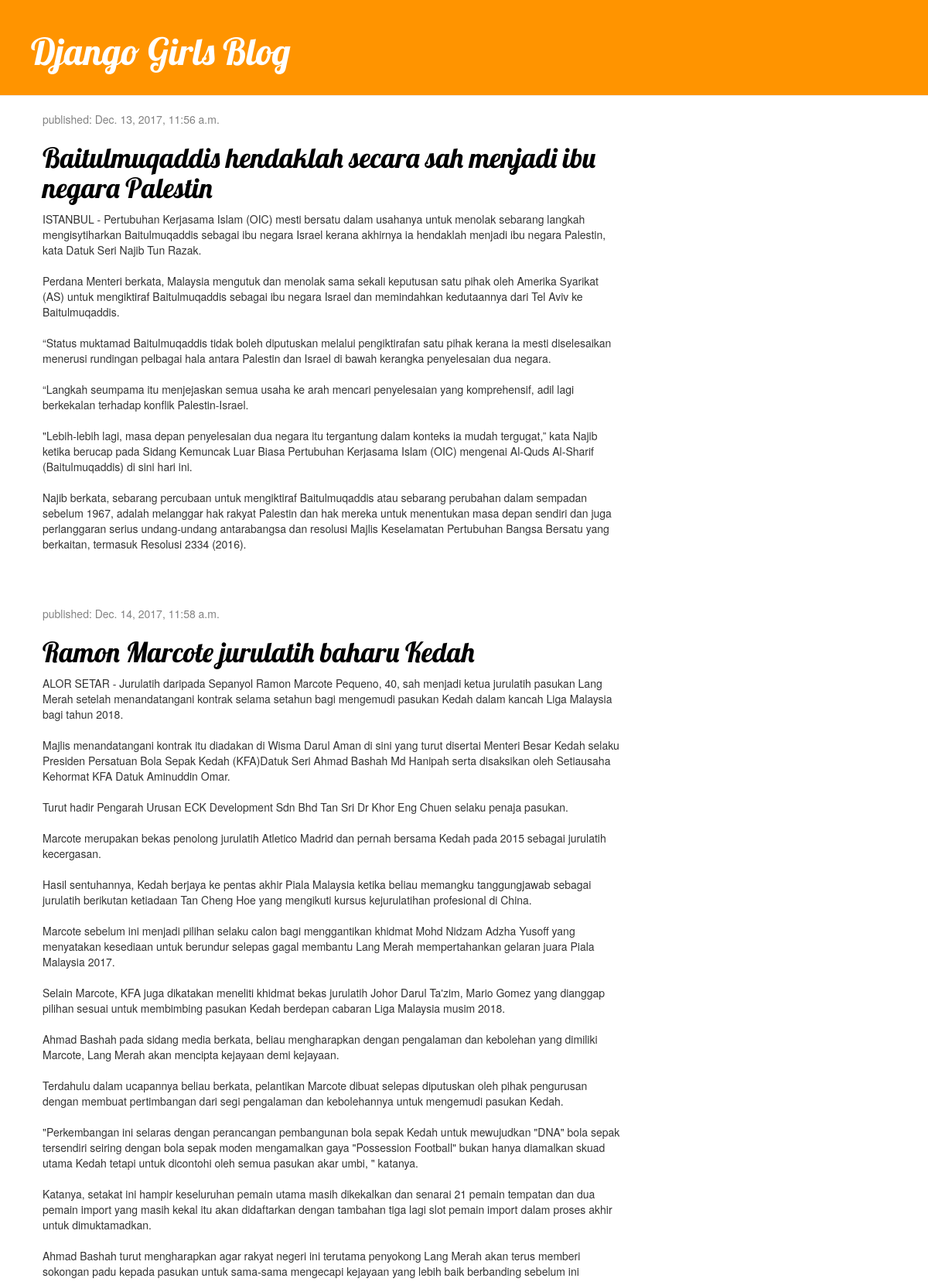
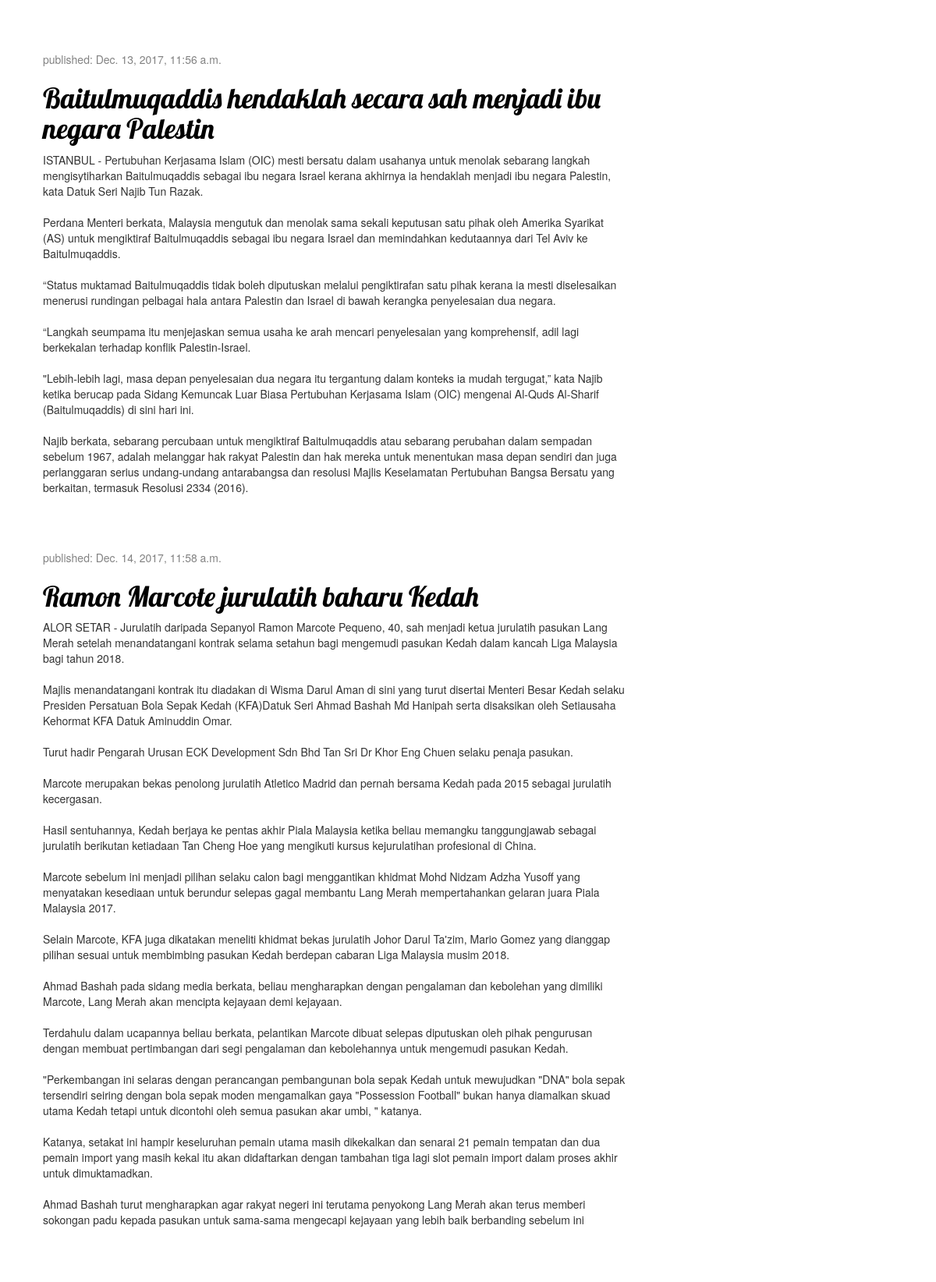
The page / on the database its author committed (2 pictures, top to bottom).
### blog/models.py (models this page shows, shortened)
class Post(models.Model):
    author = models.ForeignKey('auth.User',on_delete=models.CASCADE)
    title = models.CharField(max_length=200)
    text = models.TextField()
    created_date = models.DateTimeField(
            default=timezone.now)
    published_date = models.DateTimeField(
            blank=True, null=True)

### blog/views.py (the view)
# urls.py: url(r'^$', views.post_list, name='post_list'),
def post_list(request):
    posts =Post.objects.all().order_by('published_date')
    return render(request, 'blog/post_list.html', {'posts': posts})

### blog/templates/blog/post_list.html (shortened to what this page needs)
{% load staticfiles %}
<html>
    <head>
        <link rel="stylesheet" href="//maxcdn.bootstrapcdn.com/bootstrap/3.2.0/css/bootstrap.min.css">
        <link rel="stylesheet" href="//maxcdn.bootstrapcdn.com/bootstrap/3.2.0/css/bootstrap-theme.min.css">
        <link rel="stylesheet" href="{% static 'css/blog.css' %}">
    </head>
    <body>
        <div class="page-header">
            <h1><a href="/">Django Girls Blog</a></h1>
        </div>
        {% for post in posts %}
        <div class="content container">
		    <div class="row">
		        <div class="col-md-8">
		            {% for post in posts %}
		                <div class="post">
		                    <div class="date">
		                        <p>published: {{ post.published_date }}</p>
		                    </div>
		                    <h1><a href="">{{ post.title }}</a></h1>
		                    <p>{{ post.text|linebreaksbr }}</p>
		                </div>
		            {% endfor %}
		        </div>
		    </div>
		</div>
        {% endfor %}
    </body>
</html>

### blog/static/css/blog.css (style rules this page uses)
h1 a { color: #FCA205; font-family: 'Lobster'; }
.page-header { background-color: #ff9400; margin-top: 0; padding: 20px 20px 20px 40px; }
.page-header h1, .page-header h1 a, .page-header h1 a:visited, .page-header h1 a:active { color: #ffffff; font-size: 36pt; text-decoration: none; }
.content { margin-left: 40px; }
h1, h2, h3, h4 { font-family: 'Lobster', cursive; }
.date { color: #828282; }
.post { margin-bottom: 70px; }
.post h1 a, .post h1 a:visited { color: #000000; }

### rows shown on the page
Post: published_date "Dec. 13, 2017, 11:56 a.m.", title "Baitulmuqaddis hendaklah secara sah menjadi ibu negara Palestin", text "ISTANBUL - Pertubuhan Kerjasama Islam (OIC) mesti bersatu dalam usahanya untuk menolak sebarang langkah mengisytiharkan Baitulmuqaddis sebagai ibu negara Israel kerana akhirnya ia hendaklah menjadi ibu negara Palestin, kata Datuk Seri Najib Tun Razak. Perdana Menteri berkata, Malaysia mengutuk dan menolak sama sekali keputusan satu pihak oleh Amerika Syarikat (AS) untuk mengiktiraf Baitulmuqaddis sebagai ibu negara Israel dan memindahkan kedutaannya dari Tel Aviv ke Baitulmuqaddis. “Status muktamad Baitulmuqaddis tidak boleh diputuskan melalui pengiktirafan satu pihak kerana ia mesti diselesaikan menerusi rundingan pelbagai hala antara Palestin dan Israel di bawah kerangka penyelesaian dua…"
Post: published_date "Dec. 14, 2017, 11:58 a.m.", title "Ramon Marcote jurulatih baharu Kedah", text "ALOR SETAR - Jurulatih daripada Sepanyol Ramon Marcote Pequeno, 40, sah menjadi ketua jurulatih pasukan Lang Merah setelah menandatangani kontrak selama setahun bagi mengemudi pasukan Kedah dalam kancah Liga Malaysia bagi tahun 2018. Majlis menandatangani kontrak itu diadakan di Wisma Darul Aman di sini yang turut disertai Menteri Besar Kedah selaku Presiden Persatuan Bola Sepak Kedah (KFA)Datuk Seri Ahmad Bashah Md Hanipah serta disaksikan oleh Setiausaha Kehormat KFA Datuk Aminuddin Omar. Turut hadir Pengarah Urusan ECK Development Sdn Bhd Tan Sri Dr Khor Eng Chuen selaku penaja pasukan. Marcote merupakan bekas penolong jurulatih Atletico Madrid dan pernah bersama Kedah pada 2015 sebagai…"
